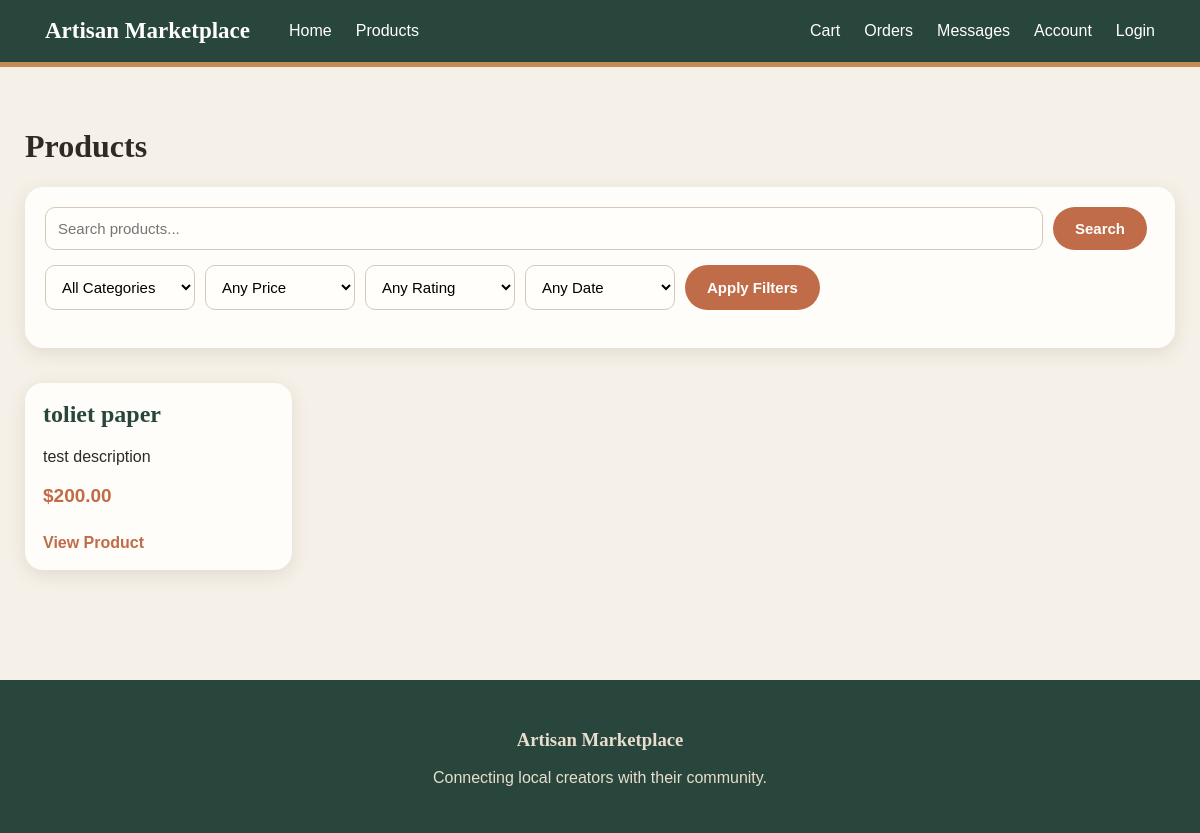
/products, run on an earlier commit of the app's database.
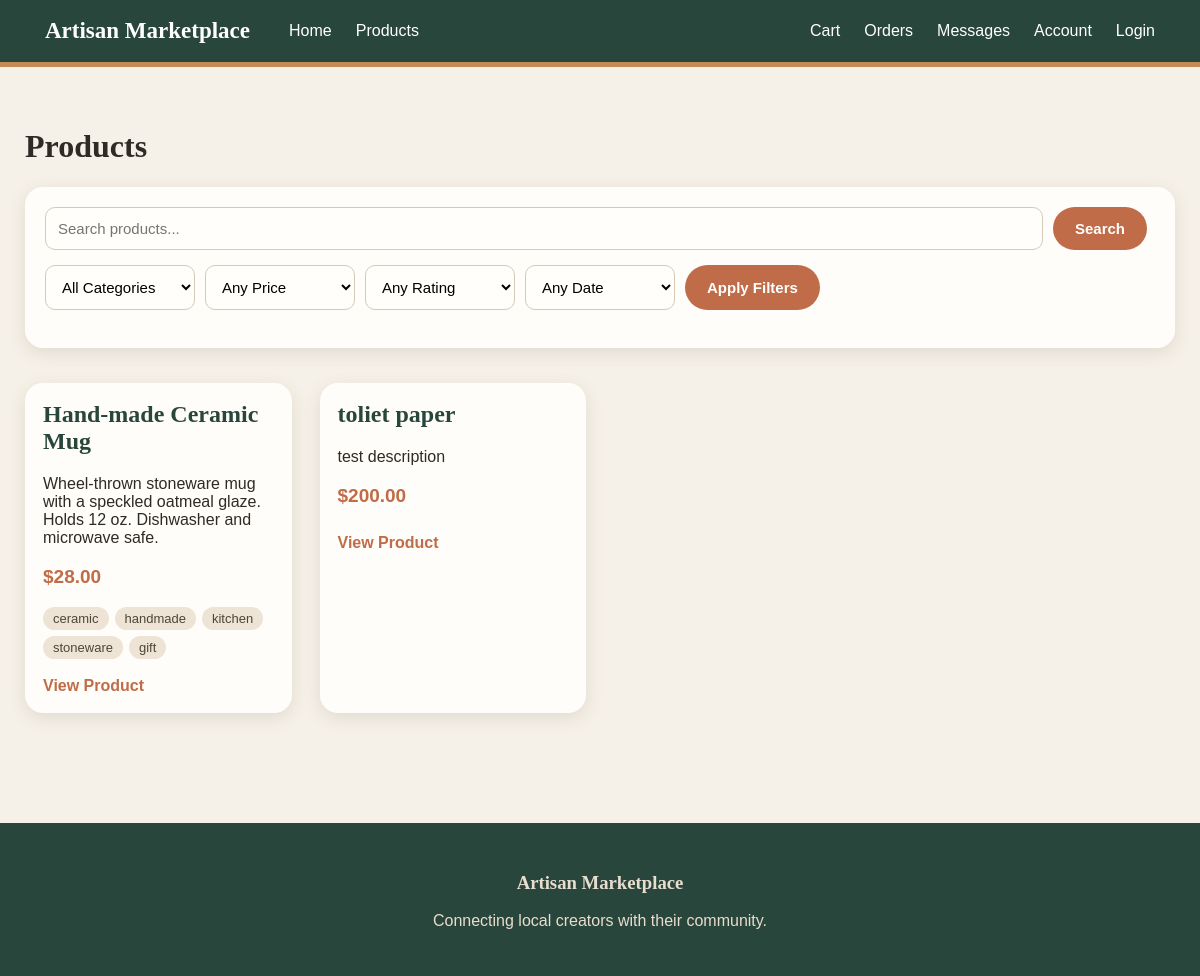
And on a later commit of the database.
### tables this page shows
CREATE TABLE products (
            product_id INTEGER PRIMARY KEY AUTOINCREMENT,
            seller_id INTEGER NOT NULL,
            title TEXT NOT NULL,
            description TEXT,
            price REAL NOT NULL,
            stock_quantity INTEGER NOT NULL,
            created_at TIMESTAMP DEFAULT CURRENT_TIMESTAMP
        );

CREATE TABLE product_tags (
            tag_id INTEGER PRIMARY KEY AUTOINCREMENT,
            product_id INTEGER NOT NULL,
            tag TEXT NOT NULL,
            UNIQUE (product_id, tag)
        );

### app.py (the view)
@app.route("/products")
def products():
    all_products = [
        {"id": p[0], "seller_id": p[1], "title": p[2], "price": p[3], "stock": p[4],
         "description": p[5], "tags": get_product_tags(p[0])}
        for p in list_products()
    ]
    return render_template("products.html", products=all_products)

### database.py (called while the page is built)
def list_products():
    conn = sqlite3.connect(DB_PATH)
    cursor = conn.cursor()
    cursor.execute('''
        SELECT product_id, seller_id, title, price, stock_quantity, description
        FROM products
        ORDER BY product_id DESC
    ''')
    products = cursor.fetchall()
    conn.close()
    return products

def get_product_tags(product_id):
    conn = sqlite3.connect(DB_PATH)
    cursor = conn.cursor()
    cursor.execute('SELECT tag FROM product_tags WHERE product_id = ? ORDER BY tag_id', (product_id,))
    tags = [row[0] for row in cursor.fetchall()]
    conn.close()
    return tags

### templates/products.html (shortened to what this page needs)
{% extends "base.html" %}
{% block content %}
<h1>Products</h1>
<form class="search-form" method="GET" action="/products">
    <div class="search-row">
        <input
            type="text"
            name="search"
            placeholder="Search products..."
        >
        <button type="submit">
            Search
        </button>
    </div>
    <div class="filter-row">
        <select name="category">
            <option value="">All Categories</option>
        </select>
        <select name="price">
            <option value="">Any Price</option>
        </select>
        <select name="rating">
            <option value="">Any Rating</option>
        </select>
        <select name="date">
            <option value="">Any Date</option>
        </select>
        <button type="submit" class="filter-button">
            Apply Filters
        </button>
    </div>
</form>
<div class="product-grid">
    {% for product in products %}
    <div class="product-card">
        <div class="product-card-content">
            <h2>{{ product.title }}</h2>
            {% if product.description %}
            <p>{{ product.description }}</p>
            {% endif %}
            <p class="product-price">${{ "%.2f"|format(product.price) }}</p>
            {% if product.tags %}
            <div class="tag-list">
                {% for tag in product.tags %}
                <span class="tag tag-static">{{ tag }}</span>
                {% endfor %}
            </div>
            {% endif %}
            <a href="/product/{{ product.id }}">View Product</a>
        </div>
    </div>
    {% else %}
    <p>No products are available yet.</p>
    {% endfor %}
</div>
{% endblock %}

### templates/base.html (shortened to what this page needs)
<!DOCTYPE html>
<html lang="en">
<head>
    <link rel="stylesheet"
          href="{{ url_for('static', filename='style.css') }}">
</head>
<body>
    <nav>
        <div class="nav-left">
            <a href="/" class="logo">
                Artisan Marketplace
            </a>
            <a href="/">Home</a>
            <a href="/products">Products</a>
        </div>
        <div class="nav-right">
            <a href="/cart">Cart</a>
            <a href="/orders">Orders</a>
            <a href="/messages">Messages</a>
            <a href="/account">Account</a>
            <a href="/login">Login</a>
        </div>
    </nav>
    <main>
        {% block content %}
        {% endblock %}
    </main>
    <footer>
        <h3>Artisan Marketplace</h3>
        <p>
            Connecting local creators with their community.
        </p>
    </footer>
</body>
</html>

### static/style.css (style rules this page uses)
* { box-sizing: border-box; }
body { margin: 0; font-family: "Trebuchet MS", Arial, sans-serif; background-color: #f6f1e8; color: #2f2a25; }
main { max-width: 1200px; margin: auto; padding: 40px 25px; }
h1, h2, h3 { font-family: Georgia, "Times New Roman", serif; }
a { text-decoration: none; color: inherit; }
nav { background-color: #29463c; color: white; display: flex; justify-content: space-between; align-items: center; padding: 18px 45px; border-bottom: 5px solid #c58b57; }
.nav-left, .nav-right { display: flex; align-items: center; gap: 24px; }
nav a { color: white; transition: 0.2s; }
.logo { font-family: Georgia, serif; font-size: 23px; font-weight: bold; margin-right: 15px; }
button { background-color: #c06c48; color: white; border: none; border-radius: 25px; padding: 12px 22px; font-size: 15px; font-weight: bold; cursor: pointer; margin-top: 12px; margin-right: 8px; transition: 0.2s; }
.product-grid { display: grid; grid-template-columns: repeat(auto-fill, minmax(230px, 1fr)); gap: 28px; }
.search-form { max-width: none; padding: 20px; margin-bottom: 35px; }
.search-row { display: flex; gap: 10px; margin-bottom: 15px; }
.search-row input { flex: 1; }
.search-row button { margin-top: 0; }
.filter-row { display: flex; flex-wrap: wrap; gap: 10px; }
.filter-row select { width: auto; min-width: 150px; }
.filter-button { margin-top: 0; }
.product-card { background-color: #fffdf9; border-radius: 18px; overflow: hidden; padding: 0; box-shadow: 0 5px 18px rgba(77, 61, 45, 0.12); transition: transform 0.25s, box-shadow 0.25s; }
.product-card a { display: inline-block; margin-top: 8px; color: #c06c48; font-weight: bold; }
.product-card-content { padding: 18px; }
.product-card h2, .product-card h3 { margin-top: 0; color: #29463c; }
.product-price { color: #c06c48; font-size: 19px; font-weight: bold; }
form { background-color: #fffdf9; padding: 30px; border-radius: 18px; max-width: 520px; box-shadow: 0 5px 18px rgba(77, 61, 45, 0.12); margin-top: 20px; }
form div { margin-bottom: 18px; }
input, select, textarea { width: 100%; padding: 12px; border: 1px solid #d7c9b8; border-radius: 10px; background-color: #fffefa; font-size: 15px; }
.tag-list { display: flex; flex-wrap: wrap; gap: 6px; margin-bottom: 10px; }
.tag { display: inline-flex; align-items: center; gap: 2px; background-color: #eee4d5; color: #4f4438; border-radius: 12px; padding: 4px 4px 4px 10px; font-size: 13px; }
.tag-static { padding: 4px 10px; }
footer { margin-top: 70px; padding: 30px; text-align: center; background-color: #29463c; color: #e8ddce; }

What changed in the data, as far as the page shows it:
added products: title "Hand-made Ceramic Mug", description "Wheel-thrown stoneware mug with a speckled oatmeal glaze. Holds 12 oz. Dishwasher and microwave safe.", price "28.00"
added product_tags: tag "ceramic"
added product_tags: tag "handmade"
added product_tags: tag "kitchen"
added product_tags: tag "stoneware"
added product_tags: tag "gift"
